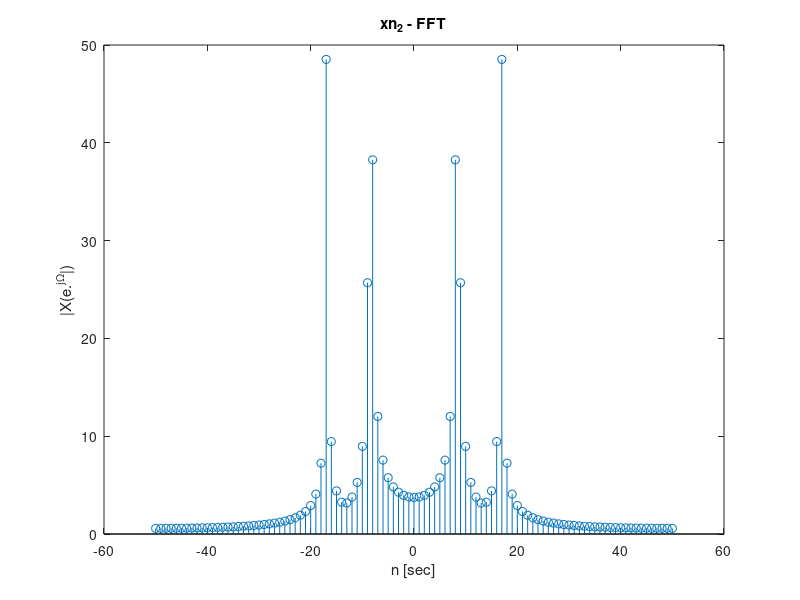

Recreate this plot in MATLAB. (Note: this script raises an error after producing the figure.)
%a
t = -100:100;
x1 = sinc(t./6);
x2 = cos(pi.*t./12)+sin(pi.*t./6);
fft_x1= fftshift(fft(x1));
fft_x2= fftshift(fft(x2));
plot(t,abs(fft_x1));
title('X_1 - FFT')
ylabel('|X(j\Omega)|');
xlabel('\Omega [rad/sec]');

plot(t,abs(fft_x2));
title('X_2 - FFT')
ylabel('|X(j\Omega)|');
xlabel('\Omega [rad/sec]');

%d
n = -50:50;
xn1 =  sinc(n./3);
fft_xn1= fftshift(fft(xn1));
stem(n,abs(fft_xn1));
title('xn_1 - FFT ')
ylabel('|X(e.^{j\Omega})|');
xlabel('n [sec]');

xn2 = cos(pi.*n./6)+sin(pi.*n./3);
fft_xn2= fftshift(fft(xn2));
stem(n,abs(fft_xn2));
title('xn_2 - FFT')
ylabel('|X(e.^{j\Omega}|)');
xlabel('n [sec]');

clear;
close;
%e
t = -10000:10000;
xt1 =  sinc(t./3);
fft_xt1= fftshift(fft(xt1));
zoh = c2d(fft_xt1,0.1,'zoh');
plot(t,zoh);

%f

n = -50:50;
xn1 =  sinc(3.*n./2);
fft_xn1= fftshift(fft(xn1));
stem(n,abs(fft_xn1));
title('xn_1 - FFT ')
ylabel('|X(e.^{j\Omega})|');
xlabel('n [sec]');

xn2 = cos(pi.*3.*n./4)+sin(pi.*3.*n./2);
fft_xn2= fftshift(fft(xn2));
stem(n,abs(fft_xn2));
title('xn_2 - FFT')
ylabel('|X(e.^{j\Omega}|)');
xlabel('n [sec]');
